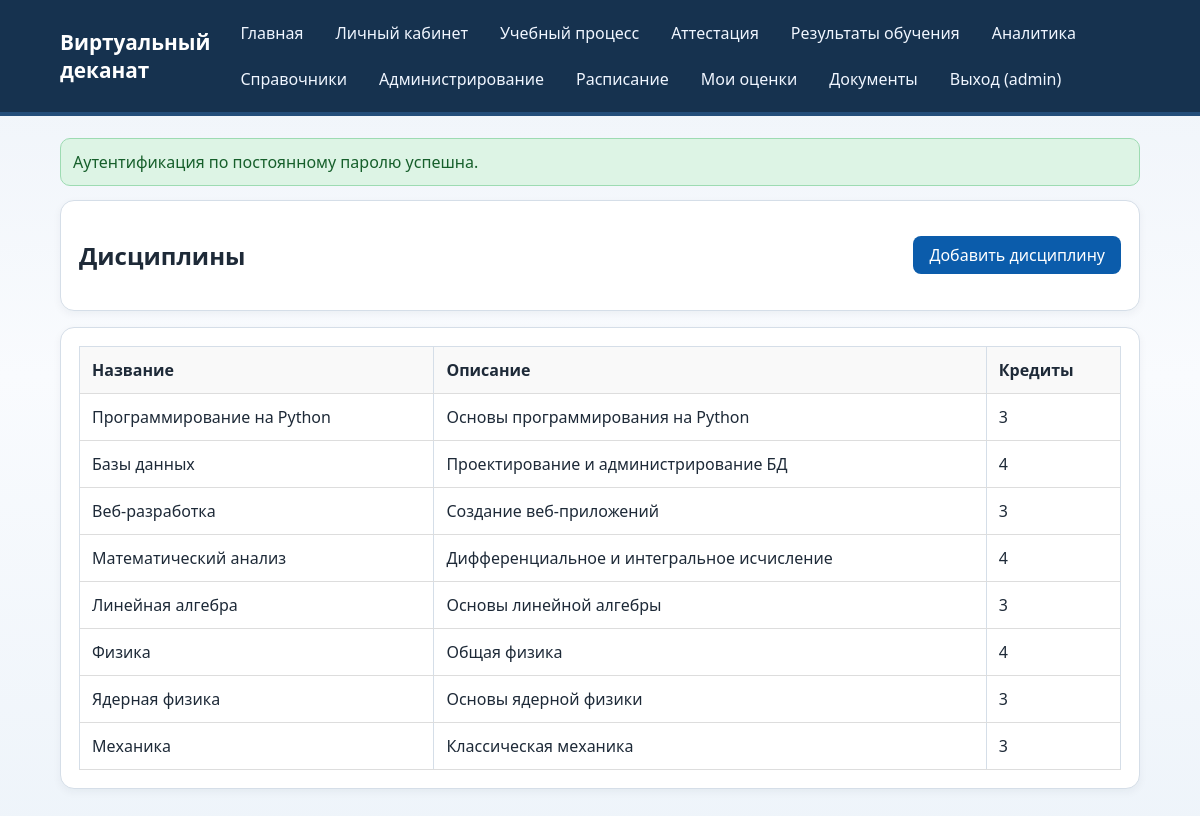
Screenshot of /references/disciplines (signed in) with the database file from the repository.
### models.py (models this page shows)
class User(Base):
    __tablename__ = "users"
    id = Column(Integer, primary_key=True, index=True)
    username = Column(String(50), unique=True, nullable=False, index=True)
    password_hash = Column(String(255), nullable=False)
    full_name = Column(String(120), nullable=False)
    is_active = Column(Boolean, default=True, nullable=False)
    clearance_level = Column(Integer, default=1, nullable=False)
    secret_key = Column(Integer, default=100, nullable=False)
    primary_role_id = Column(Integer, ForeignKey("roles.id"), nullable=True)
    primary_role = relationship("Role", foreign_keys=[primary_role_id])
    roles = relationship("Role", secondary="user_roles", back_populates="users")
    action_logs = relationship("ActionLog", back_populates="user")

class Discipline(Base):
    __tablename__ = "disciplines"
    id = Column(Integer, primary_key=True, index=True)
    name = Column(String(100), unique=True, nullable=False, index=True)
    description = Column(Text, nullable=True)
    credits = Column(Integer, default=3, nullable=False)
    groups = relationship("Group", secondary="group_disciplines", back_populates="disciplines")
    teachers = relationship("Teacher", secondary="teacher_disciplines", back_populates="disciplines")
    schedules = relationship("Schedule", back_populates="discipline")
    attestations = relationship("Attestation", back_populates="discipline")

### main.py (the view)
@app.get("/references/disciplines", response_class=HTMLResponse)
def disciplines_list(request: Request, db: Session = Depends(get_db)):
    user, redirect = section_guard(request, db, "references")
    if redirect:
        return redirect
    disciplines = db.query(Discipline).all()
    context = build_context(request, db, {"disciplines": disciplines})
    return templates.TemplateResponse("references/disciplines_list.html", context)

### templates/references/disciplines_list.html (shortened to what this page needs)
{% extends "base.html" %}
{% block content %}
<section class="card">
    <div class="row-between">
        <h2>Дисциплины</h2>
        <a href="/references/disciplines/add" class="btn">Добавить дисциплину</a>
    </div>
</section>
{% if disciplines %}
<section class="card">
    <table>
        <thead>
            <tr>
                <th>Название</th>
                <th>Описание</th>
                <th>Кредиты</th>
            </tr>
        </thead>
        <tbody>
            {% for disc in disciplines %}
            <tr>
                <td>{{ disc.name }}</td>
                <td>{{ disc.description or "—" }}</td>
                <td>{{ disc.credits }}</td>
            </tr>
            {% endfor %}
        </tbody>
    </table>
</section>
{% else %}
<section class="card">
    <p>Дисциплин не найдено.</p>
</section>
{% endif %}
{% endblock %}

### templates/base.html (shortened to what this page needs)
<!DOCTYPE html>
<html lang="ru">
<head>
    <link rel="stylesheet" href="/static/style.css">
</head>
<body>
    <header class="site-header">
        <div class="container row-between">
            <h1>Виртуальный деканат</h1>
            <nav class="top-nav">
                <a href="/">Главная</a>
                {% if current_user %}
                    <a href="/dashboard">Личный кабинет</a>
                    {% for section in available_sections %}
                        <a href="{{ section.path }}">{{ section.title }}</a>
                    {% endfor %}
                    <a href="/logout">Выход ({{ current_user.username }})</a>
                {% else %}
                    <a href="/register">Регистрация</a>
                    <a href="/login">Вход</a>
                {% endif %}
            </nav>
        </div>
    </header>
    <main class="container">
        {% if flash %}
            <div class="flash flash-{{ flash.category }}">
                {{ flash.message }}
            </div>
        {% endif %}
        {% block content %}{% endblock %}
    </main>
</body>
</html>

### static/style.css (style rules this page uses)
:root { --bg: #f3f6fb; --surface: #ffffff; --text: #1e2a38; --muted: #5c6f84; --accent: #0b5cab; --accent-soft: #d6e7f8; --ok: #1e7a39; --ok-soft: #ddf4e5; --err: #9b2020; --err-soft: #fae0e0; --border: #d5dee8; }
* { box-sizing: border-box; }
body { margin: 0; font-family: "Segoe UI", Tahoma, sans-serif; background: linear-gradient(180deg, #eef3f9 0%, #f9fbfe 45%, #eef4fa 100%); color: var(--text); }
.container { width: min(1080px, 92vw); margin: 0 auto; }
.site-header { background: #16324f; color: #fff; padding: 16px 0; border-bottom: 4px solid #244e7a; }
.site-header h1 { margin: 0; font-size: 1.3rem; }
.row-between { display: flex; justify-content: space-between; align-items: center; gap: 20px; }
.top-nav { display: flex; flex-wrap: wrap; gap: 12px; }
.top-nav a { color: #f0f6ff; text-decoration: none; padding: 6px 10px; border-radius: 8px; }
main { padding: 22px 0 30px; }
.card { background: var(--surface); border: 1px solid var(--border); border-radius: 14px; padding: 18px; margin-bottom: 16px; box-shadow: 0 3px 9px rgba(13, 37, 63, 0.05); }
.flash { border-radius: 10px; padding: 12px; margin-bottom: 14px; }
.flash-success { background: var(--ok-soft); border: 1px solid #9ddbb2; color: #165f2b; }
table { width: 100%; border-collapse: collapse; }
th, td { border: 1px solid var(--border); padding: 9px; text-align: left; vertical-align: top; }
th { background: #eef5fc; }

### templates/references/disciplines_list.html (style rules this page uses)
table { width: 100%; border-collapse: collapse; }
th, td { padding: 12px; text-align: left; border-bottom: 1px solid #ddd; }
th { background: #f9f9f9; font-weight: bold; }
.row-between { display: flex; justify-content: space-between; align-items: center; }
.btn { padding: 8px 16px; background: #0b5cab; color: white; text-decoration: none; border-radius: 8px; }

### rows the page displays
User: username "admin"
Discipline: name "Программирование на Python", description "Основы программирования на Python", credits "3"
Discipline: name "Базы данных", description "Проектирование и администрирование БД", credits "4"
Discipline: name "Веб-разработка", description "Создание веб-приложений", credits "3"
Discipline: name "Математический анализ", description "Дифференциальное и интегральное исчисление", credits "4"
Discipline: name "Линейная алгебра", description "Основы линейной алгебры", credits "3"
Discipline: name "Физика", description "Общая физика", credits "4"
Discipline: name "Ядерная физика", description "Основы ядерной физики", credits "3"
Discipline: name "Механика", description "Классическая механика", credits "3"

### other values shown
{{ section.title }} "Учебный процесс" "Аттестация" "Результаты обучения" "Аналитика" "Справочники" "Администрирование" "Расписание" "Мои оценки" "Документы"
{{ flash.message }} "Аутентификация по постоянному паролю успешна."
